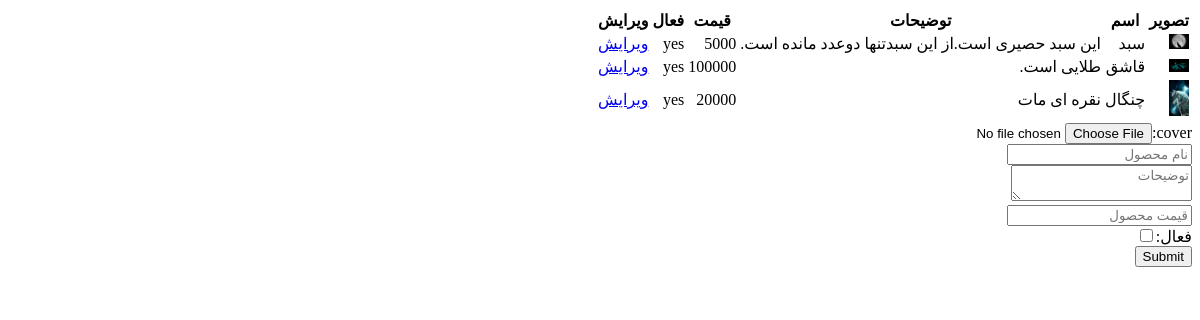
Before: /admin/dashboard/products (signed in) with the older database file.
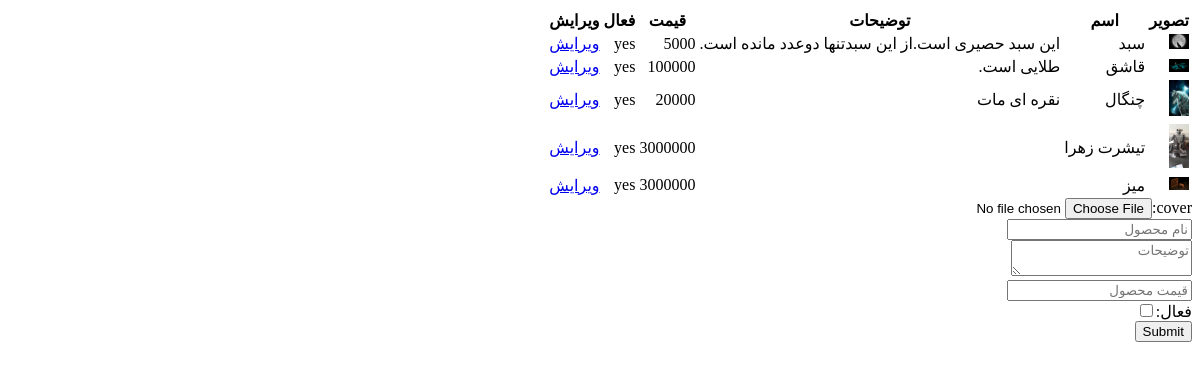
After: the same page with the newer database file.
### models/products.py (models this page shows)
class Product (db.Model):
    __tablename__ = "Products"
    id = db.Column(db.Integer, primary_key=True)
    name = db.Column(db.String, unique=True, nullable=False, index=True)
    description = db.Column(db.String, nullable=False, index=True)
    price = db.Column(db.Integer, nullable=False, index=True)
    active = db.Column(db.Integer, default=0)

### blueprintes/admin.py (the view, shortened to what this page needs)
@app.route('/admin/dashboard/products', methods=['GET', 'POST'])
def products():
    if request.method == "GET":
        products = Product.query.all()
        return render_template("admin/products.html" , products=products)

### blueprintes/admin.py (called while the page is built)
@app.before_request
def before_request():
    if session.get('admin_login',None)==None and request.endpoint != 'admin.login':
        abort(403)

### templates/admin/products.html (shortened to what this page needs)
{% extends 'base.html' %}
{% block body %}
<table>
  <tr>
    <th>تصویر</th>
    <th>اسم</th>
    <th> توضیحات</th>
    <th>قیمت</th>
    <th>فعال</th>
    <th>ویرایش</th>
  </tr>
  {% for p in products %}
  <tr>
    <td><img style="width: 20px" src="/static/cover/{{p.id}}.jpg"></td>
    <td>{{ p.name}}</td>
    <td>{{ p.description }}</td>
    <td>{{ p.price }}</td>
    <td>{{ "yes" if p.active== 1 else "no" }}</td>
    <td><a href="/admin/dashboard/edit-product/{{ p.id}}">ویرایش</a></td>
  </tr>
  {% endfor %}
</table>
<form action='#' method="post" enctype="multipart/form-data">
  <label>cover:</label><input type="file" name="cover" ><br>
  <input type="text" name="name" placeholder="نام محصول"><br>
  <textarea name="description" placeholder="توضیحات"></textarea><br>
  <input type="number" name="price" placeholder="قیمت محصول"><br>
  <label>فعال:</label><input  value="1" type="checkbox" name="active" ><br>
  <input type="submit">
</form>
{% endblock %}

### templates/base.html (shortened to what this page needs)
<!doctype html>
<html lang="fa" dir="rtl">
<head>
</head>
<body>
 {% block  body %}{% endblock %}
</body>
</html>

Changed rows visible on the page:
added Product: shows a picture, name "تیشرت زهرا", price "3000000", active "yes"
added Product: shows a picture, name "میز", price "3000000", active "yes"
